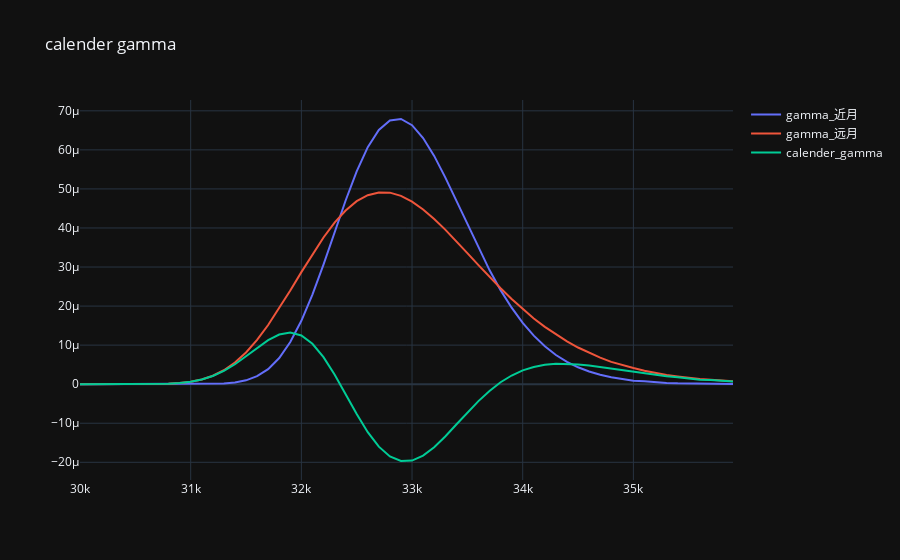

Write notebook code for a chart like this one.
### Code cell
# 假设持有一日历价差多头
gamma_1 = []
gamma_2 = []

for i in np.arange(10000,70000,1000):
    gamma_1.append((get_all_greeks('c',int(i),40000,0.25,0,0.3)['gamma'])[0])
    gamma_2.append((get_all_greeks('c',int(i),40000,0.5,0,0.3)['gamma'])[0])

trace = go.Scatter(x=np.arange(30000,50000,100),
                   y=gamma_1,
                   mode='lines',
                   name='gamma_近月')
trace1 = go.Scatter(x=np.arange(30000,50000,100),
                   y=gamma_2,
                   mode='lines',
                   name='gamma_远月')
trace2 = go.Scatter(x=np.arange(30000,50000,100),
                   y=np.array(gamma_2) - np.array(gamma_1),
                   mode='lines',
                   name='calender_gamma')
data = [trace,trace1,trace2]
py.offline.iplot({'data':data,"layout":go.Layout(title="calender gamma")})

### Figure 1 — Plotly figure (JSON) as saved in the notebook; plotly's stock layout.template omitted (floating-point values rounded to 4 significant figures; data arrays with more than 128 entries replaced by an {"elided": "..."} marker saying what was removed)
{"data": [{"mode": "lines", "name": "gamma_近月", "x": {"elided": "200 int values"}, "y": [1.504e-22, 3.783e-20, 4.133e-18, 2.304e-16, 7.393e-15, 1.5e-13, 2.068e-12, 2.055e-11, 1.542e-10, 9.078e-10, 4.327e-09, 1.715e-08, 5.776e-08, 1.685e-07, 4.325e-07, 9.902e-07, 2.047e-06, 3.86e-06, 6.701e-06, 1.079e-05, 1.623e-05, 2.294e-05, 3.064e-05, 3.889e-05, 4.704e-05, 5.45e-05, 6.069e-05, 6.51e-05, 6.755e-05, 6.791e-05, 6.632e-05, 6.303e-05, 5.845e-05, 5.297e-05, 4.697e-05, 4.083e-05, 3.484e-05, 2.922e-05, 2.408e-05, 1.959e-05, 1.57e-05, 1.242e-05, 9.713e-06, 7.476e-06, 5.712e-06, 4.329e-06, 3.238e-06, 2.401e-06, 1.783e-06, 1.273e-06, 9.095e-07, 7.276e-07, 4.366e-07, 3.274e-07, 2.183e-07, 2.183e-07, 1.455e-07, 3.638e-08, 3.638e-08, 7.276e-08], "type": "scatter"}, {"mode": "lines", "name": "gamma_远月", "x": {"elided": "200 int values"}, "y": [1.992e-13, 2.941e-12, 2.88e-11, 2.024e-10, 1.085e-09, 4.64e-09, 1.642e-08, 4.945e-08, 1.298e-07, 3.024e-07, 6.352e-07, 1.219e-06, 2.161e-06, 3.569e-06, 5.538e-06, 8.129e-06, 1.135e-05, 1.515e-05, 1.943e-05, 2.401e-05, 2.869e-05, 3.329e-05, 3.756e-05, 4.137e-05, 4.448e-05, 4.686e-05, 4.84e-05, 4.91e-05, 4.904e-05, 4.824e-05, 4.676e-05, 4.474e-05, 4.232e-05, 3.957e-05, 3.664e-05, 3.357e-05, 3.05e-05, 2.75e-05, 2.457e-05, 2.181e-05, 1.924e-05, 1.683e-05, 1.468e-05, 1.273e-05, 1.095e-05, 9.386e-06, 8.022e-06, 6.803e-06, 5.712e-06, 4.875e-06, 4.147e-06, 3.456e-06, 2.838e-06, 2.365e-06, 2.001e-06, 1.601e-06, 1.31e-06, 1.128e-06, 9.095e-07, 7.64e-07], "type": "scatter"}, {"mode": "lines", "name": "calender_gamma", "x": {"elided": "200 int values"}, "y": [1.992e-13, 2.941e-12, 2.88e-11, 2.024e-10, 1.085e-09, 4.64e-09, 1.642e-08, 4.943e-08, 1.296e-07, 3.015e-07, 6.309e-07, 1.202e-06, 2.103e-06, 3.401e-06, 5.105e-06, 7.139e-06, 9.302e-06, 1.129e-05, 1.272e-05, 1.322e-05, 1.247e-05, 1.035e-05, 6.922e-06, 2.478e-06, -2.552e-06, -7.644e-06, -1.229e-05, -1.6e-05, -1.851e-05, -1.967e-05, -1.955e-05, -1.829e-05, -1.613e-05, -1.34e-05, -1.032e-05, -7.258e-06, -4.338e-06, -1.719e-06, 4.911e-07, 2.219e-06, 3.547e-06, 4.402e-06, 4.966e-06, 5.257e-06, 5.239e-06, 5.057e-06, 4.784e-06, 4.402e-06, 3.929e-06, 3.602e-06, 3.238e-06, 2.728e-06, 2.401e-06, 2.037e-06, 1.783e-06, 1.382e-06, 1.164e-06, 1.091e-06, 8.731e-07, 6.912e-07], "type": "scatter"}], "layout": {"title": {"text": "calender gamma"}}}
